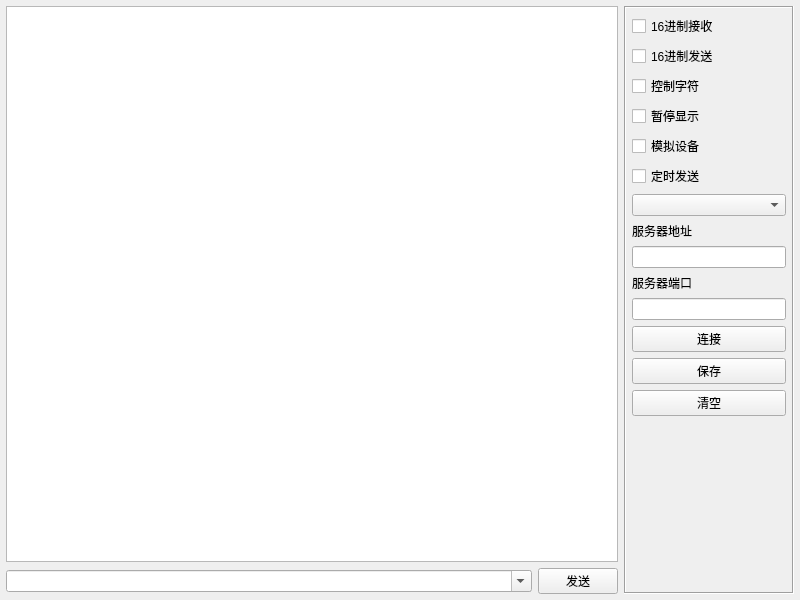
<?xml version="1.0" encoding="UTF-8"?>
<ui version="4.0">
 <class>frmTcpClient</class>
 <widget class="QWidget" name="frmTcpClient">
  <property name="geometry">
   <rect>
    <x>0</x>
    <y>0</y>
    <width>800</width>
    <height>600</height>
   </rect>
  </property>
  <property name="windowTitle">
   <string>Form</string>
  </property>
  <layout class="QGridLayout" name="gridLayout">
   <property name="leftMargin">
    <number>6</number>
   </property>
   <property name="topMargin">
    <number>6</number>
   </property>
   <property name="rightMargin">
    <number>6</number>
   </property>
   <property name="bottomMargin">
    <number>6</number>
   </property>
   <item row="0" column="0">
    <widget class="QTextEdit" name="txtMain">
     <property name="readOnly">
      <bool>true</bool>
     </property>
    </widget>
   </item>
   <item row="0" column="1" rowspan="2">
    <widget class="QFrame" name="frame">
     <property name="minimumSize">
      <size>
       <width>170</width>
       <height>0</height>
      </size>
     </property>
     <property name="maximumSize">
      <size>
       <width>170</width>
       <height>16777215</height>
      </size>
     </property>
     <property name="frameShape">
      <enum>QFrame::Box</enum>
     </property>
     <property name="frameShadow">
      <enum>QFrame::Sunken</enum>
     </property>
     <layout class="QVBoxLayout" name="verticalLayout_5">
      <property name="leftMargin">
       <number>6</number>
      </property>
      <property name="topMargin">
       <number>6</number>
      </property>
      <property name="rightMargin">
       <number>6</number>
      </property>
      <property name="bottomMargin">
       <number>6</number>
      </property>
      <item>
       <widget class="QCheckBox" name="ckHexReceive">
        <property name="text">
         <string>16进制接收</string>
        </property>
       </widget>
      </item>
      <item>
       <widget class="QCheckBox" name="ckHexSend">
        <property name="text">
         <string>16进制发送</string>
        </property>
       </widget>
      </item>
      <item>
       <widget class="QCheckBox" name="ckAscii">
        <property name="text">
         <string>控制字符</string>
        </property>
       </widget>
      </item>
      <item>
       <widget class="QCheckBox" name="ckShow">
        <property name="text">
         <string>暂停显示</string>
        </property>
       </widget>
      </item>
      <item>
       <widget class="QCheckBox" name="ckDebug">
        <property name="text">
         <string>模拟设备</string>
        </property>
       </widget>
      </item>
      <item>
       <widget class="QCheckBox" name="ckAutoSend">
        <property name="text">
         <string>定时发送</string>
        </property>
       </widget>
      </item>
      <item>
       <widget class="QComboBox" name="cboxInterval"/>
      </item>
      <item>
       <widget class="QLabel" name="labServerIP">
        <property name="text">
         <string>服务器地址</string>
        </property>
       </widget>
      </item>
      <item>
       <widget class="QLineEdit" name="txtServerIP"/>
      </item>
      <item>
       <widget class="QLabel" name="labServerPort">
        <property name="text">
         <string>服务器端口</string>
        </property>
       </widget>
      </item>
      <item>
       <widget class="QLineEdit" name="txtServerPort"/>
      </item>
      <item>
       <widget class="QPushButton" name="btnConnect">
        <property name="text">
         <string>连接</string>
        </property>
       </widget>
      </item>
      <item>
       <widget class="QPushButton" name="btnSave">
        <property name="text">
         <string>保存</string>
        </property>
       </widget>
      </item>
      <item>
       <widget class="QPushButton" name="btnClear">
        <property name="text">
         <string>清空</string>
        </property>
       </widget>
      </item>
      <item>
       <spacer name="spacer">
        <property name="orientation">
         <enum>Qt::Vertical</enum>
        </property>
        <property name="sizeHint" stdset="0">
         <size>
          <width>20</width>
          <height>40</height>
         </size>
        </property>
       </spacer>
      </item>
     </layout>
    </widget>
   </item>
   <item row="1" column="0">
    <widget class="QWidget" name="widget" native="true">
     <layout class="QHBoxLayout" name="layTcpClient">
      <property name="leftMargin">
       <number>0</number>
      </property>
      <property name="topMargin">
       <number>0</number>
      </property>
      <property name="rightMargin">
       <number>0</number>
      </property>
      <property name="bottomMargin">
       <number>0</number>
      </property>
      <item>
       <widget class="QComboBox" name="cboxData">
        <property name="sizePolicy">
         <sizepolicy hsizetype="Ignored" vsizetype="Fixed">
          <horstretch>0</horstretch>
          <verstretch>0</verstretch>
         </sizepolicy>
        </property>
        <property name="editable">
         <bool>true</bool>
        </property>
       </widget>
      </item>
      <item>
       <widget class="QPushButton" name="btnSend">
        <property name="minimumSize">
         <size>
          <width>80</width>
          <height>0</height>
         </size>
        </property>
        <property name="maximumSize">
         <size>
          <width>80</width>
          <height>16777215</height>
         </size>
        </property>
        <property name="text">
         <string>发送</string>
        </property>
       </widget>
      </item>
     </layout>
    </widget>
   </item>
  </layout>
 </widget>
 <resources/>
 <connections/>
</ui>
